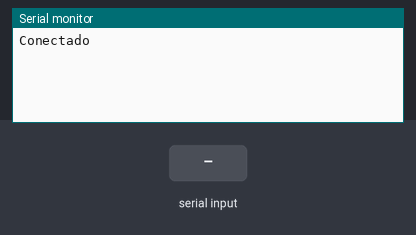
Bench run of a sketch on a simulated Arduino Uno, built with avr-gcc and run on an emulated ATmega328P. Shown: the last lines printed to the serial monitor. The test bench sets the inputs (shaded band).

Above: at 1.2 s.
1.3 s: "1" received over the second serial link
At 2.4 s:
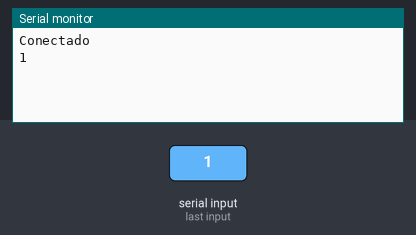
2.8 s: "0" received over the second serial link
At 3.6 s:
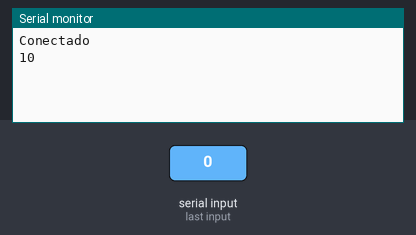

Measured:
- after the input at 1.3 s, the serial monitor: prints a new line at once (image 1)
- after the input at 2.8 s, the serial monitor: prints a new line at once (image 2)

The sketch:

punto_4.2.ino
```cpp
//Punto 5.2

#include <SoftwareSerial.h> //Librería para comunicarse con la antena HC 06
SoftwareSerial BT(11, 10); //Nombre de los pines

void setup() {
  Serial.begin(9600); //Se inicializa el monitor serial
  Serial.println("Conectado"); //Se mostrará en el monitor cuando se conecte la antena
  BT.begin(9600); //Se inicializa la antena para comunicarse con el serial

}

void loop() {
  if(BT.available())   //Lee la información del módulo y se escribe en el serial.
  Serial.write(BT.read());

  if(Serial.available())   //Lee la información del serial y se escribe en el módulo.
  BT.write(Serial.read());

}
//Prueba física: https://youtu.be/yTJ7e5-0UVU
```
